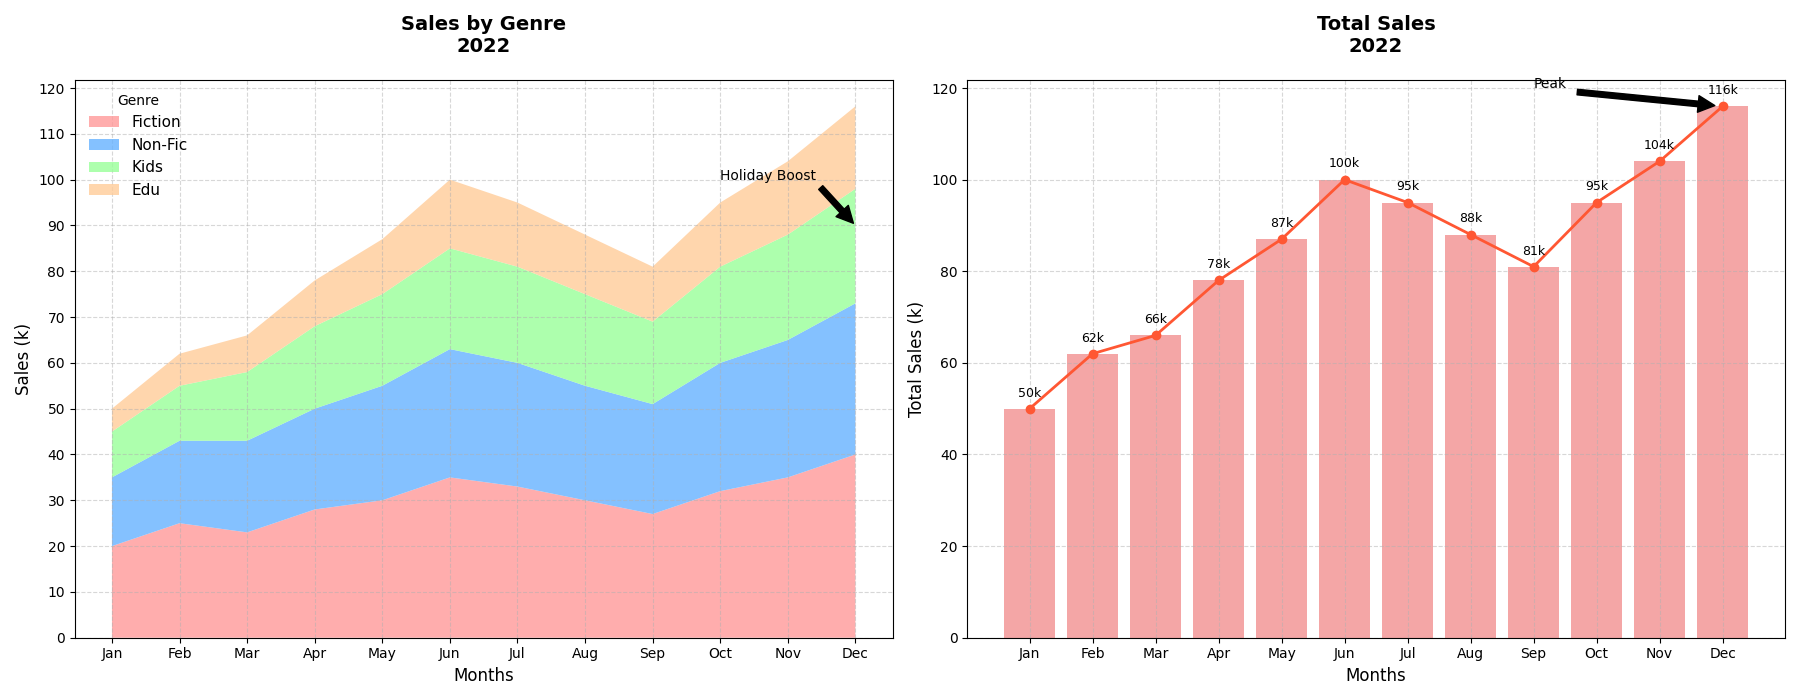

Reproduce this figure in Python.
import matplotlib.pyplot as plt
import numpy as np

month_names = ["Jan", "Feb", "Mar", "Apr", "May", "Jun", "Jul", "Aug", "Sep", "Oct", "Nov", "Dec"]
fiction_sales = np.array([20, 25, 23, 28, 30, 35, 33, 30, 27, 32, 35, 40])
non_fiction_sales = np.array([15, 18, 20, 22, 25, 28, 27, 25, 24, 28, 30, 33])
children_sales = np.array([10, 12, 15, 18, 20, 22, 21, 20, 18, 21, 23, 25])
educational_sales = np.array([5, 7, 8, 10, 12, 15, 14, 13, 12, 14, 16, 18])

total_sales = fiction_sales + non_fiction_sales + children_sales + educational_sales

fig, axs = plt.subplots(1, 2, figsize=(18, 7))

# Stacked Area Chart
axs[0].stackplot(month_names, fiction_sales, non_fiction_sales, children_sales, educational_sales,
                 labels=['Fiction', 'Non-Fic', 'Kids', 'Edu'],
                 colors=['#FF9999', '#66B2FF', '#99FF99', '#FFCC99'], alpha=0.8)
axs[0].set_title("Sales by Genre\n2022", fontsize=14, fontweight='bold', pad=20)
axs[0].set_xlabel("Months", fontsize=12)
axs[0].set_ylabel("Sales (k)", fontsize=12)
axs[0].legend(title="Genre", loc="upper left", fontsize=11, frameon=False)
axs[0].grid(True, linestyle='--', alpha=0.5)
axs[0].yaxis.set_ticks(np.arange(0, 130, 10))

# Total Monthly Sales Chart
axs[1].bar(month_names, total_sales, color='lightcoral', alpha=0.7)
axs[1].plot(month_names, total_sales, label='Total Sales', color='#FF5733', linewidth=2, marker='o')
axs[1].set_title("Total Sales\n2022", fontsize=14, fontweight='bold', pad=20)
axs[1].set_xlabel("Months", fontsize=12)
axs[1].set_ylabel("Total Sales (k)", fontsize=12)
axs[1].grid(True, linestyle='--', alpha=0.5)
for index, value in enumerate(total_sales):
    axs[1].text(index, value + 2, f'{value}k', ha='center', va='bottom', fontsize=9)

# Annotations
axs[0].annotate('Holiday Boost', xy=('Dec', 90), xytext=('Oct', 100),
                arrowprops=dict(facecolor='black', shrink=0.05), fontsize=10)
axs[1].annotate('Peak', xy=('Dec', 116), xytext=('Sep', 120),
                arrowprops=dict(facecolor='black', shrink=0.05), fontsize=10)

plt.tight_layout()
plt.show()
